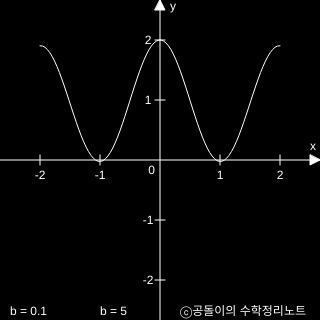
Frame 1 (no input)
Frame 60 (no input): identical to frame 1, image omitted
Frame 120 (the mouse pressed at the canvas centre since frame 60): identical to frame 1, image omitted

The p5.js sketch that drew this single still picture (run headless with seeded random() and noise() and a simulated clock; from frame 60 on, the mouse is pressed at the canvas centre):

// p5.js sketch
// ── sketch.js
var scl
var t = []
var mySlider
var a = 0.5
var b

var x = []


function setup() {
     createCanvas(320, 320); // 위아래로 20씩 여유 pixel 주기. 
     scl = 60
     b = linspace(0.1, 5, 1000)

     my_slider = createSlider(0, b.length-1, 0)
     my_slider.position(0, height)

     x = linspace(-2, 2, 100)
}


function draw() {
     var y = []
     background(0);
     plotAxes();

     for(var i =0; i<x.length; i++){
          y.push(
               my_function(x[i], a, b[my_slider.value()])
          )
     }


     push()
     beginShape()
     translate(width/2, height/2)
     scale(1, -1)
     noFill()
     stroke(255)
     for (i = 0; i<x.length; i++){
          vertex(x[i] * scl, y[i] * scl)
     }
     endShape()
     pop()
}

function plotAxes() {
     drawArrow(0, height / 2, width, height / 2);
     drawArrow(width / 2, height, width / 2, 0);
     push()
     fill(255);
     textAlign(RIGHT, TOP);
     text('0', width / 2 - 5, height / 2 + 5);
     pop()

     push();
     translate(width / 2, height / 2);
     textAlign(CENTER, TOP);
     fill(255)
     for (var i = -3; i <= 3; i++) {
          if (i != 0) {
               stroke(255);
               line(i * scl, -5, i * scl, 5);
               noStroke();
               text(str(i), i * scl, 10);
          }
     }

     for (var i = -3; i <= 3; i++) {
          if (i != 0) {
               stroke(255);
               line(-5, i * scl, 5, i * scl);
               noStroke();
               text(str(-i), -12, i * scl - 5);
          }
     }
     pop();

     push()
     fill(255)
     noStroke()
     text('x', width-10, height/2 - 10)

     text('y', width/2 + 10, 10)

     text('b = 0.1', 10, height- 5)
     text('b = 5', 100, height - 5)

     text('ⓒ공돌이의 수학정리노트', 180, height-5)
     pop()


}

function linspace(stt, end, steps){
     var res = []
     for(i=stt; i<=end; i+=((end-stt)/(steps-1))){
          res.push(
               i
          )
     }

     if (res.length < steps){
          res.push(end)
     }
     return res
}

function drawArrow(x1, y1, x2, y2) {
     push();
     // strokeWeight(w);
     stroke(255);
     fill(255);
     line(x1, y1, x2, y2); //draw a line beetween the vertices
     let offset = 10 / 320 * width;
     let angle = atan2(y1 - y2, x1 - x2); //gets the angle of the line
     translate(x2, y2); //translates to the destination vertex
     rotate(angle - HALF_PI); //rotates the arrow point
     triangle(-offset * 0.5, offset, offset * 0.5, offset, 0, 0); //draws the arrow point as a triangle
     pop();
}

function my_function(x, a, b){
     var fx = 0

     for (var n = 0 ; n<300; n++){
          fx += a**n * cos(b**n*PI*x)
     }

     return fx
}
